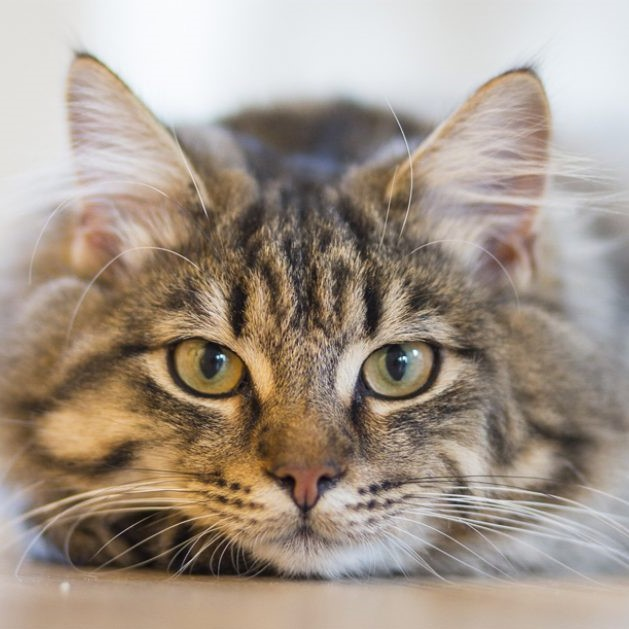
#> input picture images/inputs/cat.jpg, 629 x 629 px
$ jupyter execute --allow-errors feature_based.ipynb   (shell and % lines are left out)
#> lines starting #> are read from the running program, lines starting #| are printed output that depends on the picture
### utils.py
import cv2
import numpy as np
import matplotlib.pyplot as plt
from PIL import Image
from skimage import draw
import os
from multiprocessing import Pool


# [45 lines left out: functions get_frame_at_t, generate_imgs, poly2mask, get_mask, get_transformation, not called in this run]

def imageFolder2mpeg(input_path, output_path='./output_video.mpeg', fps=30.0):
    '''
    Extracts the frames from an input video file
    and saves them as separate frames in an output directory.
    Adapted from CS445-MP5
    Input:
        input_path: Input video file.
        output_path: Output directorys.
        fps: frames per second (default: 30).
    Output:
        None
    '''

    dir_frames = input_path
    files_info = os.scandir(dir_frames)

    file_names = [f.path for f in files_info if f.name.endswith(".jpg")]
    file_names.sort(key=lambda f: int(''.join(filter(str.isdigit, f))))

    frame_Height, frame_Width = cv2.imread(file_names[0]).shape[:2]
    resolution = (frame_Width, frame_Height)

    # Define the codec and create VideoWriter object
    fourcc = cv2.VideoWriter_fourcc(*'MPG1')
    video_writer = cv2.VideoWriter(output_path, fourcc, fps, resolution)

    frame_count = len(file_names)

    frame_idx = 0

    while frame_idx < frame_count:
        frame_i = cv2.imread(file_names[frame_idx])
        video_writer.write(frame_i)
        frame_idx += 1

    video_writer.release()

# [38 lines left out: functions prompt_eye_selection, get_perpendicular_2d, not called in this run]


def generate_frames_feature_based(frame_idx, num_frames, img, img2, p, q, p_prime, q_prime):
    output_subdir = 'feature_based_3'
    os.makedirs('./images/outputs/{}/'.format(output_subdir), exist_ok = True)
    # assuming the two image is of the same size
    img_frame = np.zeros(img.shape)
    # linear interpolation of line segments
    delta_p = (p_prime-p) / (num_frames+1)
    delta_q = (q_prime-q) / (num_frames+1)

    p_is = p + delta_p * (frame_idx + 1)
    q_is = q + delta_q * (frame_idx + 1)
    # iterate through each pixel locations
    for row in range(img.shape[0]):
        # if row % 100 == 0:
        #     print('100 rows')
        for col in range(img.shape[1]):
            # X is the pixel index in (x, y)
            x = np.array([col, row])
            d_sum_from_src = np.zeros((1, 2), dtype=np.float32)
            d_sum_from_target = np.zeros((1, 2), dtype=np.float32)
            weight_sum = 0
            # iterate each line segments p_i->q_i
            for line_idx in range(p_is.shape[0]):
                p_i = p_is[line_idx]
                q_i = q_is[line_idx]
                p_src_i = p[line_idx]
                p_prime_i = p_prime[line_idx]
                q_src_i = q[line_idx]
                q_prime_i = q_prime[line_idx]
                # obtain u, v, X' based on interpolated line segments
                lambda_i = np.dot(x - p_i, q_i - p_i)/ np.linalg.norm(q_i - p_i)
                u = lambda_i / np.linalg.norm(q_i - p_i)
                v = np.dot(x-p_i, get_perpendicular_2d(q_i - p_i)) / np.linalg.norm(q_i - p_i)
                x_prime_from_src = p_src_i + np.dot(u, q_src_i - p_src_i) + \
                          (np.dot(v, get_perpendicular_2d(q_src_i- p_src_i)) \
                                                                    /np.linalg.norm(q_src_i - p_src_i))
                x_prime_from_target = p_prime_i + np.dot(u, q_prime_i - p_prime_i) + \
                          (np.dot(v, get_perpendicular_2d(q_prime_i- p_prime_i)) \
                                                                /np.linalg.norm(q_prime_i - p_prime_i))
                # get the shortest distance from the pixel to the directed line segments
                # need to depend on value of u
                if u < 0:
                    dist = np.linalg.norm(p_i-x)
                elif u > 1:
                    dist = np.linalg.norm(q_i-x)
                else:
                    dist = abs(v)
                # weight that each line have. a, b, and p are parameters
                a, b, p_influence = 0.3, 1.3, 0.1
                line_length = np.linalg.norm(q_i - p_i)
                weight = ((line_length**p_influence)/(a+dist))**b
                d_sum_from_src += weight * (x_prime_from_src - x)
                d_sum_from_target += weight * (x_prime_from_target - x)
                weight_sum += weight
            # recompute locations with the effect of all lines
            x_prime_from_src = x + d_sum_from_src / weight_sum
            x_prime_from_target = x + d_sum_from_target / weight_sum
            x_prime_src_x, x_prime_src_y = int(x_prime_from_src[0,0]), int(x_prime_from_src[0,1])
            x_prime_target_x, x_prime_target_y = int(x_prime_from_target[0,0]), int(x_prime_from_target[0,1])
            # todo: handle non-integer index
            # todo: handle out-of-boundary index

            # source image
            new_pixel_from_source = img[col, row]
            if 0 <= x_prime_src_x < img.shape[1] and 0 <= x_prime_src_y < img.shape[0]:
                # index within image range, get the corresponding pixel value
                new_pixel_from_source = img[x_prime_src_y, x_prime_src_x]
            # dest image
            new_pixel_from_dest = img2[col, row]
            if 0 <= x_prime_target_x < img.shape[1] and 0 <= x_prime_target_y < img.shape[0]:
                # index within image range
                new_pixel_from_dest = img2[x_prime_target_y, x_prime_target_x]

            #print(new_pixel_from_dest)
            # print(x_prime_src_x)
            # print(x_prime_target_x)
            # cross-dissolve the pixels
            t = frame_idx / num_frames
            img_frame[row, col] = (1-t) * new_pixel_from_source + t * new_pixel_from_dest
    print('writing to files')
    cv2.imwrite('./images/outputs/{}/frame_{}.jpg'.format(output_subdir, str(frame_idx)), img_frame)

### feature_based.ipynb
[cell 1]
import cv2
import glob
import numpy as np
import matplotlib.pyplot as plt
import matplotlib.tri as tri
from skimage import draw
import pickle
import utils

from multiprocessing import Pool

[cell 2]
# jupyter extension that allows reloading functions from imports without clearing kernel :D

[cell 3]
img = cv2.imread('./images/inputs/cat.jpg')
#> img is the input picture: shape (629, 629, 3); mean B, G, R 138.7, 151.2, 164.4
# img = cv2.cvtColor(img, cv2.COLOR_BGR2RGB)
img2 = cv2.imread('./images/inputs/tiger.jpg')
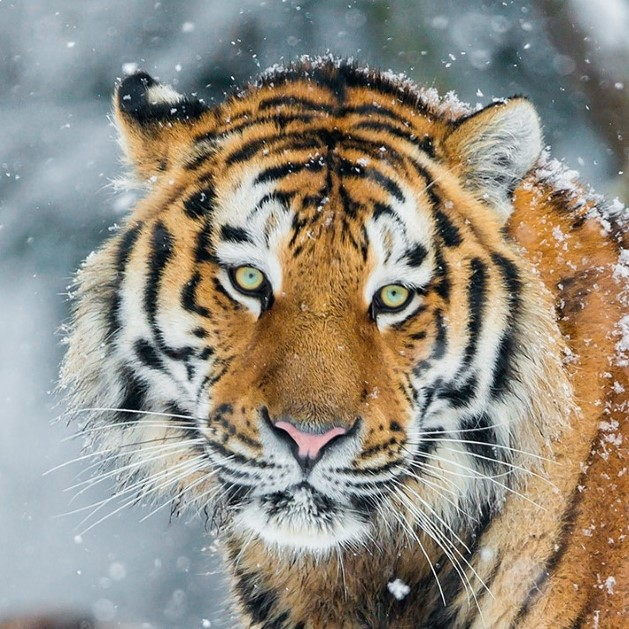
#> input picture images/inputs/tiger.jpg, 629 x 629 px
#> img2 is the input picture: shape (629, 629, 3); mean B, G, R 127.8, 140.7, 147.3
# img2 = cv2.cvtColor(img2, cv2.COLOR_BGR2RGB)

img = cv2.resize(img, (300, 300))
#> img: shape (300, 300, 3)
img2 = cv2.resize(img2, (300, 300))
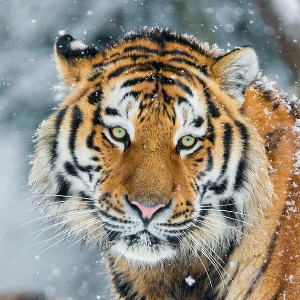
#> img2: shape (300, 300, 3); mean B, G, R 127.6, 140.6, 147.2

[cell 4]
specify_new_points = True
write_back = False

[cell 5]
def specify_points(img):
    fig = plt.figure()
    fig.set_label('Select key matching points in the image')
    plt.axis('off')
    plt.imshow(img[:,:,[2,1,0]])
    H, W, C = img.shape
#> H = 300; W = 300; C = 3
    clicked = []

    def on_mouse_pressed(event, ps):
        x = round(event.xdata)
        y = round(event.ydata)
        plt.plot(x, y, 'ro')
        ps.append([x, y])
    fig.canvas.mpl_connect('button_press_event', lambda event: on_mouse_pressed(event, clicked))

    return clicked

[cell 6]
if specify_new_points:
    %matplotlib notebook
    points = specify_points(img)
#> points = []
    print("Specify")
else:
    points = pickle.load(open('points.pkl', 'rb'))
print(points)

[cell 7]
if specify_new_points:
    %matplotlib notebook
    points_2 = specify_points(img2)
#> points_2 = []
    print("Specify")
else:
    points_2 = pickle.load(open('points_2.pkl', 'rb'))

[cell 8]
if write_back:
    pickle.dump(points, open('points.pkl', 'wb'))
    pickle.dump(points_2, open('points_2.pkl', 'wb'))

[cell 9]
points = np.array(points)
#> points = empty array
points_2 = np.array(points_2)
#> points_2 = empty array

[cell 10]
def drawLines(p_coords, q_coords, image):
    for idx in range(len(p_coords)):
        cv2.line(image, p_coords[idx], q_coords[idx], (255,0,0), 2)
    fig = plt.figure()
    plt.imshow(image[:,:,[2,1,0]])


points = np.array(points)
points_2 = np.array(points_2)

# Each PQ is a line segment
# lines in source image
p_coords = points[0::2]
#> p_coords = empty array
q_coords = points[1::2]
#> q_coords = empty array


# lines in dest image
p_prime_coords = points_2[0::2]
#> p_prime_coords = empty array
q_prime_coords = points_2[1::2]
#> q_prime_coords = empty array

# visualize the lines
drawLines(p_coords, q_coords, img.copy())
drawLines(p_prime_coords, q_prime_coords, img2.copy())

[cell 11]
p = np.array(p_coords)
#> p = empty array
q = np.array(q_coords)
#> q = empty array
p_prime = np.array(p_prime_coords)
#> p_prime = empty array
q_prime = np.array(q_prime_coords)
#> q_prime = empty array
len(p)==len(q)==len(p_prime)==len(q_prime)
#> Out = True

[cell 12]
duration = 3 # in seconds
fps = 30
num_frames = duration * fps
#num_frames = 2
pool = Pool(processes=6)
argument = [( frame_idx, num_frames, img, img2,p, q, p_prime, q_prime) for frame_idx in range(num_frames + 1)]
#> argument = 91 items
#> (the rest of this cell did not finish here and is left out)

#> after the loop in generate_frames_feature_based, `for row in range(img.shape[0]):`: img_frame: shape (300, 300, 3) float64; every value is 0
print("all frames written")

[cell 13]
# write the video
frames_dir = 'images/outputs/feature_based_2'
video_output_dir = 'images/outputs/feature_based.mpeg'
#> (the rest of this cell did not finish here and is left out)

print('done')
